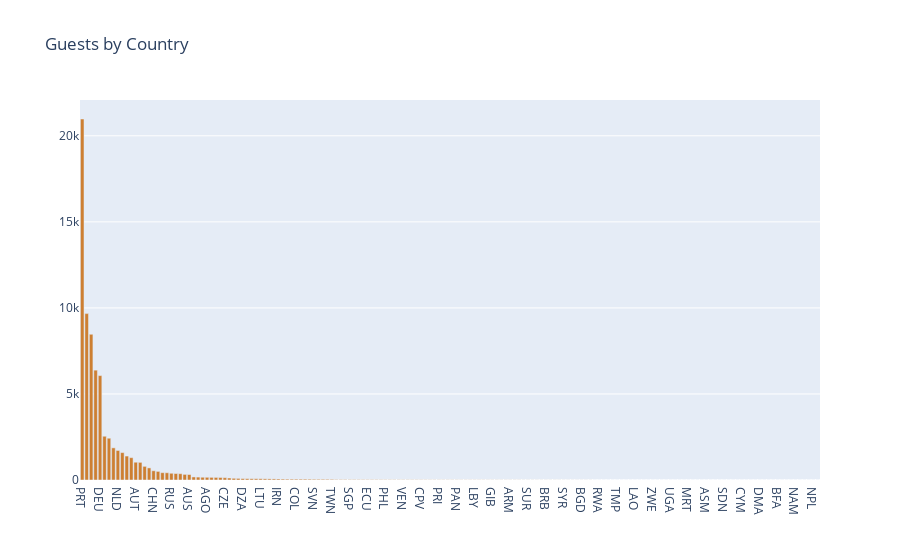

Notebook code cell kept with this figure:
### Code cell
layout = go.Layout(title="Guests by Country") # t
fig = go.Figure(data=[trace], layout=layout)
fig

### Figure 1 — Plotly figure (JSON) as saved in the notebook; plotly's stock layout.template omitted (floating-point values rounded to 4 significant figures; data arrays with more than 128 entries replaced by an {"elided": "..."} marker saying what was removed)
{"data": [{"marker": {"color": "#CD7F32"}, "type": "bar", "x": {"elided": "166 mixed values"}, "y": {"elided": "166 int values"}}], "layout": {"title": {"text": "Guests by Country"}}}
